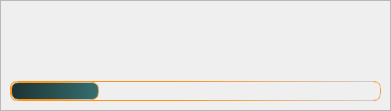
  <widget class="QFrame" name="Progress_Frame">
   <property name="geometry">
    <rect>
     <x>120</x>
     <y>590</y>
     <width>391</width>
     <height>111</height>
    </rect>
   </property>
   <property name="styleSheet">
    <string notr="true">QFrame#Progress_Frame{
background-color:rgba(55, 55, 55, 120);
border-radius: 20px;
}</string>
   </property>
   <property name="frameShape">
    <enum>QFrame::StyledPanel</enum>
   </property>
   <property name="frameShadow">
    <enum>QFrame::Raised</enum>
   </property>
   <widget class="QProgressBar" name="progressBar">
    <property name="geometry">
     <rect>
      <x>10</x>
      <y>81</y>
      <width>371</width>
      <height>20</height>
     </rect>
    </property>
    <property name="mouseTracking">
     <bool>false</bool>
    </property>
    <property name="tabletTracking">
     <bool>false</bool>
    </property>
    <property name="styleSheet">
     <string notr="true">QProgressBar{
background-color:rgba(240, 240, 240,150);
border-radius: 7px;
border: 1px solid qlineargradient(spread:pad, x1:0, y1:0, x2:1, y2:0, stop:0.442786 rgba(255, 147, 21, 255), stop:1 rgba(200, 200, 200, 220));
}

QProgressBar::chunk {
border-radius: 7px;
background-color: qlineargradient(spread:pad x1:0, x2:1, y1:0.511364, y2:0.523, stop:0 #1C3334, stop:1 #376E6F);
border: 1px solid qlineargradient(spread:pad, x1:0, y1:0, x2:1, y2:0, stop:0.442786 rgba(255, 147, 21, 255), stop:1 rgba(200, 200, 200, 220));
}</string>
    </property>
    <property name="value">
     <number>24</number>
    </property>
    <property name="textVisible">
     <bool>false</bool>
    </property>
    <property name="orientation">
     <enum>Qt::Horizontal</enum>
    </property>
    <property name="textDirection">
     <enum>QProgressBar::TopToBottom</enum>
    </property>
   </widget>
   <widget class="QLabel" name="title">
    <property name="geometry">
     <rect>
      <x>90</x>
      <y>10</y>
      <width>261</width>
      <height>21</height>
     </rect>
    </property>
    <property name="font">
     <font>
      <family>Manrope ExtraBold</family>
      <pointsize>12</pointsize>
      <weight>75</weight>
      <bold>true</bold>
     </font>
    </property>
    <property name="styleSheet">
     <string notr="true">color: rgb(255, 135, 17);</string>
    </property>
    <property name="text">
     <string/>
    </property>
   </widget>
   <widget class="QLabel" name="Connection_Label">
    <property name="geometry">
     <rect>
      <x>10</x>
      <y>10</y>
      <width>61</width>
      <height>61</height>
     </rect>
    </property>
    <property name="text">
     <string/>
    </property>
    <property name="scaledContents">
     <bool>true</bool>
    </property>
   </widget>
   <widget class="QLabel" name="Update_Label">
    <property name="geometry">
     <rect>
      <x>90</x>
      <y>40</y>
      <width>261</width>
      <height>31</height>
     </rect>
    </property>
    <property name="font">
     <font>
      <family>Manrope ExtraBold</family>
      <pointsize>12</pointsize>
      <weight>75</weight>
      <bold>true</bold>
     </font>
    </property>
    <property name="styleSheet">
     <string notr="true">color: rgb(255, 135, 17);</string>
    </property>
    <property name="text">
     <string/>
    </property>
   </widget>
  </widget>
